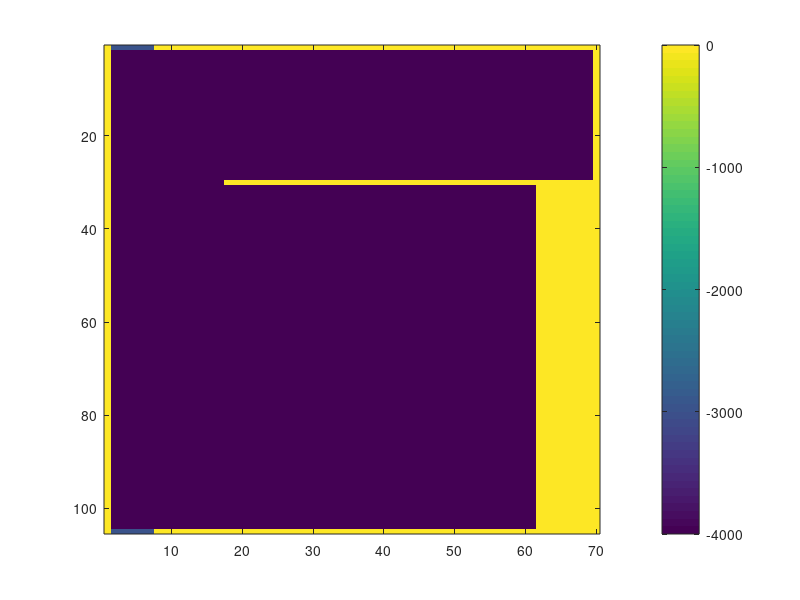

Here is the MATLAB script that generated this plot: (Note: this script raises an error after producing the figure.)
clear all

fmt='real*8';
accuracy='real*8';
Ieee='b';


%---> Parameters

nx=105;
ny=70;
nz=29;
onedegx=nx/210;
onedegy=ny/140;

NyNorth=ny;

Onebasin = 0;

lati=2*((1:ny)-(ny+1)/2);

time=inf;

%exp=cellstr(['LGM_single_ice/output/present_idiff50']);
%dxc=rdmds(['../../',char(exp(1)),'/DXC']);
%dyc=rdmds(['../../',char(exp(1)),'/DYC']);% constant!

latc=ones(nx,1)*[-69:2:69];
dyc=6.37e6*2*pi/360*ones(nx,ny);
dxc=6.37e6*2*pi/360*ones(nx,ny).*cosd(latc);

%================================================
%=============>   TOPOGRAPHY    <================
%================================================

topo = zeros(nx,ny);
topo(:,:) = -4000. ;

%%south
%topo(:,1) = 0.;
%%north
%%topo(:,ny) = 0.;
%topo(:,NyNorth:ny) = 0.;
%%America  
%topo(1 ,23:ny) = 0.;
%topo(end ,23:ny) = 0.;
%%Antarctic peninsula  
%%topo(1 ,2:6) = 0.;
%%Scotia Ridge
%topo(1 ,2:22) = -3000.;
%topo(end ,2:22) = -3000.;

%W = 25;
%h1=1500;
%h2=3500;
%AMP=8;

%Scotia Ridge
%for j=2:18
%x=  AMP*sin((j+1)*pi/(17))-2;
%topo(:,j) = -4000+h1.*exp(-(x-(1:nx)).^2/W);
%end
%for j=2:11
%x=  AMP*sin((j+1)*pi/(17))-2;
%topo(40:end,j) = -4000+h1.*exp(-(nx+x-1-(40:nx)).^2/W);
%end
%x=  AMP*sin((11+1)*pi/(17))-2;
%topo(40:end,12) = -4000+h1.*exp(-(nx+x-1-(40:nx)).^2/W);
%topo(40:end,13) = -4000+h1.*exp(-(nx+x-1-(40:nx)).^2/W);
%x=  AMP*sin((9+1)*pi/(17))-2;
%topo(40:end,14) = -4000+h1.*exp(-(nx+x-1-(40:nx)).^2/W);

%south
topo(:,1) = 0.;
%north
topo(:,ny) = 0.;
%America
topo(1 ,8:ny) = 0.;
topo(nx,8:ny) = 0.;
%Europe+Africa
topo(30,18:ny) = 0. - 4000*Onebasin;
%Asia
topo(30:nx,ny-8:ny) = 0.;
%Scotia Ridge
topo(1 ,2:7) = -3000.;
topo(nx,2:7) = -3000.;

mask = topo;

for j=1:ny
    for i=1:nx
        if mask(i,j) == 0
            mask(i,j) = 0. ; 
        else
            mask(i,j) = 1. ; 
        end
    end
end

fid=fopen('topog.bin','w','b'); fwrite(fid,topo,'real*4'); fclose(fid);

figure(1)
clf
imagesc(topo); colorbar

%================================================
%==============>      Wind      <================
%================================================

wind  = zeros(nx,ny);
tau0=10; % notice that this is actually peak wind-speed now

for j=1:20 
	y=j-0.6;
	wind(:,j)=1.007*tau0*(sin(3.5*pi*y/(ny-1)));
end
for j=21:30 
	y=j-20.4;
	wind(:,j)=-0.65*tau0*(sin(3.5*pi*y/(ny-1)));
end
for j=31:40 
	wind(:,j)=-0.65*tau0;
end
for j=40:50 
	y=j-50.1;
	wind(:,j)=0.65*tau0*(sin(3.5*pi*y/(ny-1)));
end
for j=51:70 
	y=j-60;
	wind(:,j)=0.58*tau0*(cos(3.5*pi*(y)/(ny-1)));
end

for j=23:47 
	y=j-35.25;
	wind(:,j)=wind(:,j)+0.56*tau0*(cos(3*pi*y/(ny+0.25)))^2;
end

for i=1:nx
  wind(i,:)=smooth(wind(i,:),5);
end

wind(:,1)= 0;
wind(:,70)= 0;

fid=fopen('wind_x.bin','w','b'); fwrite(fid,wind,'real*4'); fclose(fid);

figure(2)
clf
subplot(2,1,1)
plot(wind(2,:))
hold on


% meridional (katabatic) wind:
Vmax=2; % peak meridional wind-speed (m/s)

vkata=zeros(nx,ny);
for j=2:4 % decay from vkata(:,2)=Vmax to vkata(:,4)=0
    for i=1:nx % turn on oscillate in x as sin(x)
        vkata(i,j)=Vmax*abs(sin(pi*(i-0)/nx))*(cos(pi*(j-2)/4));	  
    %vkata(:,j)=Vmax*(cos(pi*(j-2)/4));
    end
end

plot(mean(vkata(:,:),1),'r')

figure(6)
clf
imagesc(vkata)

fid=fopen('wind_y.bin','w','b'); fwrite(fid,vkata,'real*4'); fclose(fid);

%================================================
%==============>  Wind Speed    <================
%================================================

wspeed  = zeros(nx,ny);

wspeed=(wind.^2+8.^2).^0.5;

wspeed(:,1)= 0;
wspeed(:,70)= 0;

fid=fopen('wspeed.bin','w','b'); fwrite(fid,wspeed,'real*4'); fclose(fid);

figure(12)
clf
subplot(2,1,1)
plot(wspeed(2,:))
subplot(2,1,2)
c_drag1=0.0027;c_drag2=0.000142;c_drag3=0.0000764;
wsm=wspeed;wsm(wsm<0.5)=0.5;atmrho=1.2;
c_drag=c_drag1./wsm+c_drag2+c_drag3.*wsm;
plot(atmrho*c_drag(2,:).*wspeed(2,:).*wind(2,:));
hold on

%=====================================================
%===============>  Air temperature  <=================
%=====================================================


T_air = zeros(nx,ny);

theta = ny-3; %width

for i=1:nx
 for j=2:ny-1
     y=j-(ny+1)/2;
     if y<0;
         T_air(i,j) = mask(i,j)*(273.15+(37.5-3)*cos(pi*y/theta)-5.5);
     else
         T_air(i,j) = mask(i,j)*(273.15+(29.0+0)*cos(pi*y/theta)-0.0);
     end
 end
end

fid=fopen('T_air.bin','w','b'); fwrite(fid,T_air,'real*4'); fclose(fid);

figure(3)
clf
plot(T_air(10,2:end-1)-273.15);
hold off;

%====================================================================
%===================> Radiative flux <============================
%====================================================================


LWflx=0*T_air;
fid=fopen('LW_flux.bin','w','b'); fwrite(fid,LWflx,'real*4'); fclose(fid);

SWflx=0*T_air;
fid=fopen('SW_flux.bin','w','b'); fwrite(fid,SWflx,'real*4'); fclose(fid);


%=====================================================
%==================>    E - P    <====================
%=====================================================
empconst=0.5/3.1536e7; 

theta1 = ny-3;

emp = zeros(nx,ny);

for i=1:nx % Southern Ocean
 for j=2:19
     y=j-(ny+1)/2;
     emp(i,j) = -empconst*mask(i,j)*(cos(1.9*pi*abs(2*(y-3)/theta1)^0.75))*(2.6*cos(0.8*pi*abs((y-3)/theta1)^1.0))+0.2*10^-8;
 end
 for j=16:25
     y=j-(ny+1)/2;
     emp(i,j) = -empconst*mask(i,j)*(cos(1.9*pi*abs(2*(y-2)/theta1)^0.75))*(2.5*cos(0.8*pi*abs((y-3)/theta1)^0.9))+0.2*10^-8;
 end
end

for i=30:nx % Indo-Pacific
 for j=26:ny-1
     y=j-(ny+1)/2;
     emp(i,j) = -empconst*mask(i,j)*(cos(2*pi*abs(2*(y-3)/theta1)^0.5))*(2.5*cos(1*pi*abs(y/theta1)^0.8))-0.8*10^-8;
    if y<0
       emp(i,j) = -empconst*mask(i,j)*(cos(1.9*pi*abs(2*(y-2)/theta1)^0.75))*(2.2*cos(0.8*pi*abs((y-3)/theta1)^1.5))+0.2*10^-8;
       if y>-3
          emp(i,j) = -empconst*mask(i,j)*(sin(1.9*pi*abs(2*(y-2)/theta1)^0.75))*(0.5*cos(0.8*pi*abs((y-3)/theta1)^1.5))+0.2*10^-8;
       end
    end
 end
end

for i=1:30 % Atlantic
 for j=26:ny-1
     y=j-(ny+1)/2;
     emp(i,j) = -empconst*mask(i,j)*(cos(2.2*pi*abs(2*(y-2)/theta1)^0.6))*(2*cos(1.0*pi*abs(y/theta1)^1));
    if y<0
       emp(i,j) = -empconst*mask(i,j)*(cos(1.5*pi*abs(2*(y-5)/theta1)^0.65))*(2.2*cos(0.8*pi*abs((y-3)/theta1)^1.5))+0.2*10^-8;
    end
 end
end

% Add diagnosed flux from surface salinity relaxation
addpath /project2/mfj/Jenny/MITgcm-checkpoint67m_2019_10_16/utils/matlab
S0=34.8;
diag=rdmds('InputsurfDiag',0047085000);
sflux=diag(:,:,3)/S0/10^3; % to convert to the same unit as emp
emp=emp+sflux;

emp=emp-mean(mean(emp.*dxc.*mask))/mean(mean(dxc.*mask));
emp=emp.*mask;

% CC-scaling amplification
emp=emp*((1.07)^2);

%=====================================================
%===============>    Evaporation    <=================
%=====================================================

evap=0.0*emp;
evap(emp>0)=emp(emp>0);

fid=fopen('evap.bin','w','b'); fwrite(fid,evap,'real*4'); fclose(fid);

%=====================================================
%===============>   Precipitation   <=================
%=====================================================

precip=0.0*emp;
precip(emp<0)=-emp(emp<0);

snowprecip=0*precip;
snowprecip(T_air<273.15)=precip(T_air<273.15);

fid=fopen('precip.bin','w','b'); fwrite(fid,precip,'real*4'); fclose(fid);
fid=fopen('snowprecip.bin','w','b'); fwrite(fid,snowprecip,'real*4'); fclose(fid);




figure(7)
clf
subplot(3,1,1)
plot(lati([2,end-1]),[0,0],'--k');hold on
plot(lati(2:NyNorth-1),emp(10,2:NyNorth-1));hold on;
subplot(3,1,2)
plot(lati(2:NyNorth-1),precip(10,2:NyNorth-1));hold on;
plot(lati(2:NyNorth-1),snowprecip(10,2:NyNorth-1));
subplot(3,1,3)
plot(lati(2:NyNorth-1),evap(10,2:NyNorth-1));

%=====================================================
%============>  Sea surface salinity  <===============
%=====================================================

theta1 = ny-3;
S0=34.8;

SSS = zeros(nx,ny);


for i=1:nx %Southern Ocean and Atlantic
    for j=2:ny-1
        y=j-(ny+1)/2;
        SSS(i,j) = -1.5*mask(i,j)*(cos(2*pi*(abs(2*(y-2)/theta1)^0.5)))+0.7;
        if y>=23;
           SSS(i,j) = 0.1;
        end
    end
end
for i=31:nx %Indo-Pacific
    for j=21:49
        y=j-(ny+1)/2;
        SSS(i,j) = 1.*mask(i,j)*(cos(2*pi*(abs(2*(y-19)/theta1)^1.0)))+0.25;
        SSS(i,j) = SSS(i,j) + 1*(0.5*y-abs(y))/ny;
    end
    for j=49:ny-1
        y=j-(ny+1)/2;
        SSS(i,j) = -2.25*mask(i,j)*(cos(2*pi*(abs(2*(y-2)/theta1)^0.5)))-1.25;
    end
end
SSS=SSS+S0;
SSS=SSS.*mask;

fid=fopen('SSS.bin','w','b'); fwrite(fid,SSS,'real*4'); fclose(fid);

figure(8)
clf
plot(lati(2:NyNorth-1),SSS(10,2:NyNorth-1));hold on;
plot(lati(2:NyNorth-1),SSS(40,2:NyNorth-1));
ylim([S0-3,S0+3]);xlim([-70,70]);hold off;
